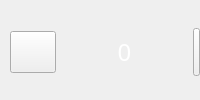
       <widget class="QWidget" name="btwo" native="true">
        <layout class="QHBoxLayout" name="horizontalLayout_3" stretch="0,1,0">
         <property name="spacing">
          <number>0</number>
         </property>
         <property name="leftMargin">
          <number>10</number>
         </property>
         <property name="topMargin">
          <number>4</number>
         </property>
         <property name="rightMargin">
          <number>0</number>
         </property>
         <property name="bottomMargin">
          <number>0</number>
         </property>
         <item>
          <widget class="QPushButton" name="SatBut">
           <property name="minimumSize">
            <size>
             <width>46</width>
             <height>42</height>
            </size>
           </property>
           <property name="maximumSize">
            <size>
             <width>46</width>
             <height>42</height>
            </size>
           </property>
           <property name="palette">
            <palette>
             <active>
              <colorrole role="Text">
               <brush brushstyle="SolidPattern">
                <color alpha="255">
                 <red>0</red>
                 <green>0</green>
                 <blue>0</blue>
                </color>
               </brush>
              </colorrole>
              <colorrole role="ButtonText">
               <brush brushstyle="SolidPattern">
                <color alpha="255">
                 <red>255</red>
                 <green>255</green>
                 <blue>255</blue>
                </color>
               </brush>
              </colorrole>
             </active>
             <inactive>
              <colorrole role="Text">
               <brush brushstyle="SolidPattern">
                <color alpha="255">
                 <red>0</red>
                 <green>0</green>
                 <blue>0</blue>
                </color>
               </brush>
              </colorrole>
              <colorrole role="ButtonText">
               <brush brushstyle="SolidPattern">
                <color alpha="255">
                 <red>255</red>
                 <green>255</green>
                 <blue>255</blue>
                </color>
               </brush>
              </colorrole>
             </inactive>
             <disabled>
              <colorrole role="Text">
               <brush brushstyle="SolidPattern">
                <color alpha="255">
                 <red>120</red>
                 <green>120</green>
                 <blue>120</blue>
                </color>
               </brush>
              </colorrole>
              <colorrole role="ButtonText">
               <brush brushstyle="SolidPattern">
                <color alpha="255">
                 <red>120</red>
                 <green>120</green>
                 <blue>120</blue>
                </color>
               </brush>
              </colorrole>
             </disabled>
            </palette>
           </property>
           <property name="font">
            <font>
             <pointsize>20</pointsize>
             <weight>75</weight>
             <italic>false</italic>
             <bold>true</bold>
            </font>
           </property>
           <property name="styleSheet">
            <string notr="true"> QPushButton:hover:pressed {border-image: url(:/Pyramid/sputn_r.png);}
 
QPushButton{	border-image: url(:/Pyramid/sputn_r.png);}

 QPushButton:hover {	border-image: url(:/Pyramid/sputn_r.png);}</string>
           </property>
           <property name="text">
            <string/>
           </property>
          </widget>
         </item>
         <item>
          <widget class="QLabel" name="sat_tm_lbl">
           <property name="minimumSize">
            <size>
             <width>30</width>
             <height>0</height>
            </size>
           </property>
           <property name="palette">
            <palette>
             <active>
              <colorrole role="WindowText">
               <brush brushstyle="SolidPattern">
                <color alpha="255">
                 <red>255</red>
                 <green>255</green>
                 <blue>255</blue>
                </color>
               </brush>
              </colorrole>
              <colorrole role="Text">
               <brush brushstyle="SolidPattern">
                <color alpha="255">
                 <red>255</red>
                 <green>255</green>
                 <blue>255</blue>
                </color>
               </brush>
              </colorrole>
              <colorrole role="ButtonText">
               <brush brushstyle="SolidPattern">
                <color alpha="255">
                 <red>255</red>
                 <green>255</green>
                 <blue>255</blue>
                </color>
               </brush>
              </colorrole>
             </active>
             <inactive>
              <colorrole role="WindowText">
               <brush brushstyle="SolidPattern">
                <color alpha="255">
                 <red>255</red>
                 <green>255</green>
                 <blue>255</blue>
                </color>
               </brush>
              </colorrole>
              <colorrole role="Text">
               <brush brushstyle="SolidPattern">
                <color alpha="255">
                 <red>255</red>
                 <green>255</green>
                 <blue>255</blue>
                </color>
               </brush>
              </colorrole>
              <colorrole role="ButtonText">
               <brush brushstyle="SolidPattern">
                <color alpha="255">
                 <red>255</red>
                 <green>255</green>
                 <blue>255</blue>
                </color>
               </brush>
              </colorrole>
             </inactive>
             <disabled>
              <colorrole role="WindowText">
               <brush brushstyle="SolidPattern">
                <color alpha="255">
                 <red>120</red>
                 <green>120</green>
                 <blue>120</blue>
                </color>
               </brush>
              </colorrole>
              <colorrole role="Text">
               <brush brushstyle="SolidPattern">
                <color alpha="255">
                 <red>120</red>
                 <green>120</green>
                 <blue>120</blue>
                </color>
               </brush>
              </colorrole>
              <colorrole role="ButtonText">
               <brush brushstyle="SolidPattern">
                <color alpha="255">
                 <red>120</red>
                 <green>120</green>
                 <blue>120</blue>
                </color>
               </brush>
              </colorrole>
             </disabled>
            </palette>
           </property>
           <property name="font">
            <font>
             <family>Trebuchet MS</family>
             <pointsize>18</pointsize>
            </font>
           </property>
           <property name="layoutDirection">
            <enum>Qt::LeftToRight</enum>
           </property>
           <property name="text">
            <string>0</string>
           </property>
           <property name="alignment">
            <set>Qt::AlignCenter</set>
           </property>
          </widget>
         </item>
         <item>
          <widget class="QPushButton" name="pushButton_3">
           <property name="minimumSize">
            <size>
             <width>7</width>
             <height>48</height>
            </size>
           </property>
           <property name="maximumSize">
            <size>
             <width>7</width>
             <height>48</height>
            </size>
           </property>
           <property name="styleSheet">
            <string notr="true"> QPushButton:hover:pressed {border-image: url(:/Pyramid/razd.png);}
 
QPushButton{	border-image: url(:/Pyramid/razd.png);}

 QPushButton:hover {	border-image: url(:/Pyramid/razd.png);}</string>
           </property>
           <property name="text">
            <string/>
           </property>
          </widget>
         </item>
        </layout>
       </widget>
